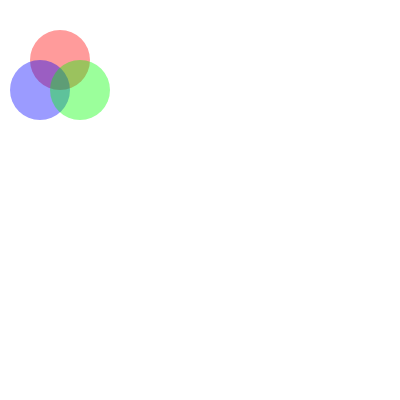
Frame 1 (no input)
Frame 60 (no input): identical to frame 1, image omitted
Frame 120 (the mouse pressed at the canvas centre since frame 60): identical to frame 1, image omitted

The p5.js sketch that drew this single still picture (run headless with seeded random() and noise() and a simulated clock; from frame 60 on, the mouse is pressed at the canvas centre):

// p5.js sketch
// ── sketch.js
function setup() {
  createCanvas(400, 400);
}

function draw() {
  background(255);
  noStroke();
  fill(255, 0, 0, 100);
  ellipse(60, 60, 60);
  fill(0, 0, 255, 100);
  ellipse(40, 90, 60);
  fill(0, 255, 0, 100);
  ellipse(80, 90, 60);
}
